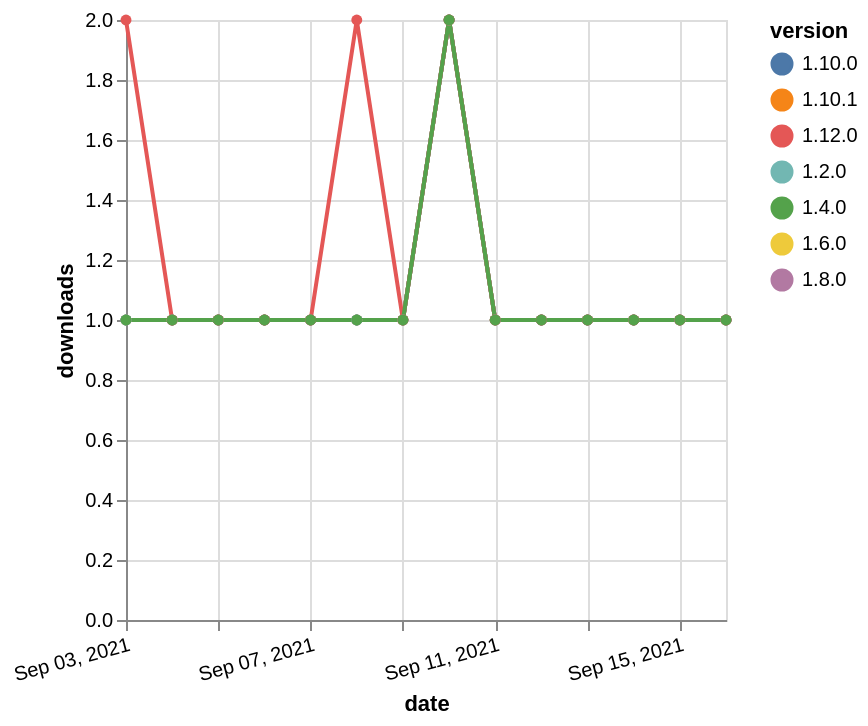

Vega-Lite specification for this chart:
### Vega-Lite specification from a JSON file in a GitHub repository (floating-point values rounded to 4 significant figures)
{"$schema": "https://vega.github.io/schema/vega-lite/v5.json", "description": "A simple bar chart with embedded data.", "data": {"values": [{"date": "2021-09-03", "total": 179, "delta": 1, "version": "1.6.0"}, {"date": "2021-09-04", "total": 180, "delta": 1, "version": "1.6.0"}, {"date": "2021-09-05", "total": 181, "delta": 1, "version": "1.6.0"}, {"date": "2021-09-06", "total": 182, "delta": 1, "version": "1.6.0"}, {"date": "2021-09-07", "total": 183, "delta": 1, "version": "1.6.0"}, {"date": "2021-09-08", "total": 184, "delta": 1, "version": "1.6.0"}, {"date": "2021-09-09", "total": 185, "delta": 1, "version": "1.6.0"}, {"date": "2021-09-10", "total": 187, "delta": 2, "version": "1.6.0"}, {"date": "2021-09-11", "total": 188, "delta": 1, "version": "1.6.0"}, {"date": "2021-09-12", "total": 189, "delta": 1, "version": "1.6.0"}, {"date": "2021-09-13", "total": 190, "delta": 1, "version": "1.6.0"}, {"date": "2021-09-14", "total": 191, "delta": 1, "version": "1.6.0"}, {"date": "2021-09-15", "total": 192, "delta": 1, "version": "1.6.0"}, {"date": "2021-09-16", "total": 193, "delta": 1, "version": "1.6.0"}, {"date": "2021-09-03", "total": 127, "delta": 1, "version": "1.10.1"}, {"date": "2021-09-04", "total": 128, "delta": 1, "version": "1.10.1"}, {"date": "2021-09-05", "total": 129, "delta": 1, "version": "1.10.1"}, {"date": "2021-09-06", "total": 130, "delta": 1, "version": "1.10.1"}, {"date": "2021-09-07", "total": 131, "delta": 1, "version": "1.10.1"}, {"date": "2021-09-08", "total": 132, "delta": 1, "version": "1.10.1"}, {"date": "2021-09-09", "total": 133, "delta": 1, "version": "1.10.1"}, {"date": "2021-09-10", "total": 135, "delta": 2, "version": "1.10.1"}, {"date": "2021-09-11", "total": 136, "delta": 1, "version": "1.10.1"}, {"date": "2021-09-12", "total": 137, "delta": 1, "version": "1.10.1"}, {"date": "2021-09-13", "total": 138, "delta": 1, "version": "1.10.1"}, {"date": "2021-09-14", "total": 139, "delta": 1, "version": "1.10.1"}, {"date": "2021-09-15", "total": 140, "delta": 1, "version": "1.10.1"}, {"date": "2021-09-16", "total": 141, "delta": 1, "version": "1.10.1"}, {"date": "2021-09-03", "total": 156, "delta": 1, "version": "1.8.0"}, {"date": "2021-09-04", "total": 157, "delta": 1, "version": "1.8.0"}, {"date": "2021-09-05", "total": 158, "delta": 1, "version": "1.8.0"}, {"date": "2021-09-06", "total": 159, "delta": 1, "version": "1.8.0"}, {"date": "2021-09-07", "total": 160, "delta": 1, "version": "1.8.0"}, {"date": "2021-09-08", "total": 161, "delta": 1, "version": "1.8.0"}, {"date": "2021-09-09", "total": 162, "delta": 1, "version": "1.8.0"}, {"date": "2021-09-10", "total": 164, "delta": 2, "version": "1.8.0"}, {"date": "2021-09-11", "total": 165, "delta": 1, "version": "1.8.0"}, {"date": "2021-09-12", "total": 166, "delta": 1, "version": "1.8.0"}, {"date": "2021-09-13", "total": 167, "delta": 1, "version": "1.8.0"}, {"date": "2021-09-14", "total": 168, "delta": 1, "version": "1.8.0"}, {"date": "2021-09-15", "total": 169, "delta": 1, "version": "1.8.0"}, {"date": "2021-09-16", "total": 170, "delta": 1, "version": "1.8.0"}, {"date": "2021-09-03", "total": 146, "delta": 1, "version": "1.10.0"}, {"date": "2021-09-04", "total": 147, "delta": 1, "version": "1.10.0"}, {"date": "2021-09-05", "total": 148, "delta": 1, "version": "1.10.0"}, {"date": "2021-09-06", "total": 149, "delta": 1, "version": "1.10.0"}, {"date": "2021-09-07", "total": 150, "delta": 1, "version": "1.10.0"}, {"date": "2021-09-08", "total": 151, "delta": 1, "version": "1.10.0"}, {"date": "2021-09-09", "total": 152, "delta": 1, "version": "1.10.0"}, {"date": "2021-09-10", "total": 154, "delta": 2, "version": "1.10.0"}, {"date": "2021-09-11", "total": 155, "delta": 1, "version": "1.10.0"}, {"date": "2021-09-12", "total": 156, "delta": 1, "version": "1.10.0"}, {"date": "2021-09-13", "total": 157, "delta": 1, "version": "1.10.0"}, {"date": "2021-09-14", "total": 158, "delta": 1, "version": "1.10.0"}, {"date": "2021-09-15", "total": 159, "delta": 1, "version": "1.10.0"}, {"date": "2021-09-16", "total": 160, "delta": 1, "version": "1.10.0"}, {"date": "2021-09-03", "total": 238, "delta": 1, "version": "1.2.0"}, {"date": "2021-09-04", "total": 239, "delta": 1, "version": "1.2.0"}, {"date": "2021-09-05", "total": 240, "delta": 1, "version": "1.2.0"}, {"date": "2021-09-06", "total": 241, "delta": 1, "version": "1.2.0"}, {"date": "2021-09-07", "total": 242, "delta": 1, "version": "1.2.0"}, {"date": "2021-09-08", "total": 243, "delta": 1, "version": "1.2.0"}, {"date": "2021-09-09", "total": 244, "delta": 1, "version": "1.2.0"}, {"date": "2021-09-10", "total": 246, "delta": 2, "version": "1.2.0"}, {"date": "2021-09-11", "total": 247, "delta": 1, "version": "1.2.0"}, {"date": "2021-09-12", "total": 248, "delta": 1, "version": "1.2.0"}, {"date": "2021-09-13", "total": 249, "delta": 1, "version": "1.2.0"}, {"date": "2021-09-14", "total": 250, "delta": 1, "version": "1.2.0"}, {"date": "2021-09-15", "total": 251, "delta": 1, "version": "1.2.0"}, {"date": "2021-09-16", "total": 252, "delta": 1, "version": "1.2.0"}, {"date": "2021-09-03", "total": 114, "delta": 2, "version": "1.12.0"}, {"date": "2021-09-04", "total": 115, "delta": 1, "version": "1.12.0"}, {"date": "2021-09-05", "total": 116, "delta": 1, "version": "1.12.0"}, {"date": "2021-09-06", "total": 117, "delta": 1, "version": "1.12.0"}, {"date": "2021-09-07", "total": 118, "delta": 1, "version": "1.12.0"}, {"date": "2021-09-08", "total": 120, "delta": 2, "version": "1.12.0"}, {"date": "2021-09-09", "total": 121, "delta": 1, "version": "1.12.0"}, {"date": "2021-09-10", "total": 123, "delta": 2, "version": "1.12.0"}, {"date": "2021-09-11", "total": 124, "delta": 1, "version": "1.12.0"}, {"date": "2021-09-12", "total": 125, "delta": 1, "version": "1.12.0"}, {"date": "2021-09-13", "total": 126, "delta": 1, "version": "1.12.0"}, {"date": "2021-09-14", "total": 127, "delta": 1, "version": "1.12.0"}, {"date": "2021-09-15", "total": 128, "delta": 1, "version": "1.12.0"}, {"date": "2021-09-16", "total": 129, "delta": 1, "version": "1.12.0"}, {"date": "2021-09-03", "total": 189, "delta": 1, "version": "1.4.0"}, {"date": "2021-09-04", "total": 190, "delta": 1, "version": "1.4.0"}, {"date": "2021-09-05", "total": 191, "delta": 1, "version": "1.4.0"}, {"date": "2021-09-06", "total": 192, "delta": 1, "version": "1.4.0"}, {"date": "2021-09-07", "total": 193, "delta": 1, "version": "1.4.0"}, {"date": "2021-09-08", "total": 194, "delta": 1, "version": "1.4.0"}, {"date": "2021-09-09", "total": 195, "delta": 1, "version": "1.4.0"}, {"date": "2021-09-10", "total": 197, "delta": 2, "version": "1.4.0"}, {"date": "2021-09-11", "total": 198, "delta": 1, "version": "1.4.0"}, {"date": "2021-09-12", "total": 199, "delta": 1, "version": "1.4.0"}, {"date": "2021-09-13", "total": 200, "delta": 1, "version": "1.4.0"}, {"date": "2021-09-14", "total": 201, "delta": 1, "version": "1.4.0"}, {"date": "2021-09-15", "total": 202, "delta": 1, "version": "1.4.0"}, {"date": "2021-09-16", "total": 203, "delta": 1, "version": "1.4.0"}]}, "width": "container", "mark": {"type": "line", "point": {"filled": true}}, "encoding": {"x": {"field": "date", "type": "temporal", "timeUnit": "yearmonthdate", "title": "date", "axis": {"labelAngle": -15}}, "y": {"field": "delta", "type": "quantitative", "title": "downloads"}, "color": {"field": "version", "type": "nominal"}, "tooltip": {"field": "delta"}}}
